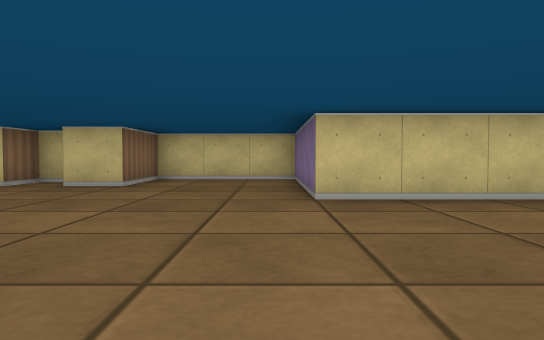
[1] (above)

15 first-person views from a walk through a cub3D level. The camera is about half as high as the walls, tilts 2° down and sees 70° across. The floor is counted in squares. Each view is taken from the middle of a square. On the plan, view 1 faces up. The plan holds only what a view shows up to about 9 squares ahead; the rest is blank.

[2]
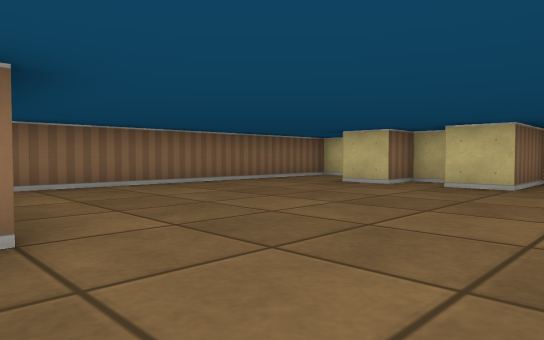

[3]
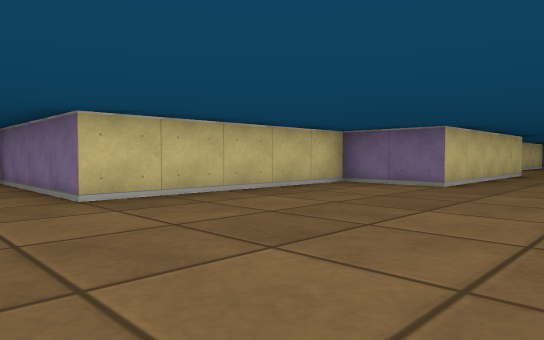

[4]
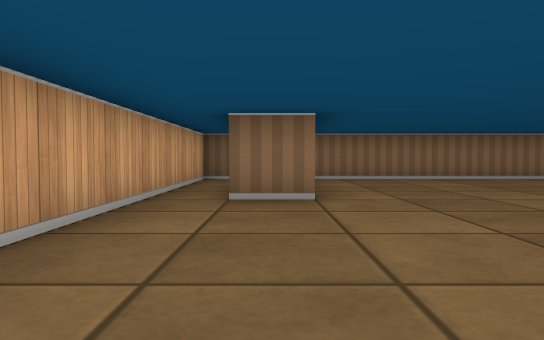

[5]
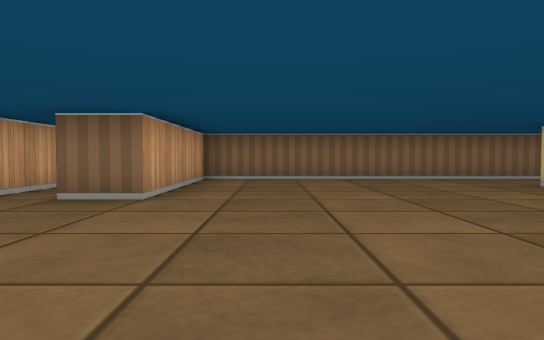

[6]
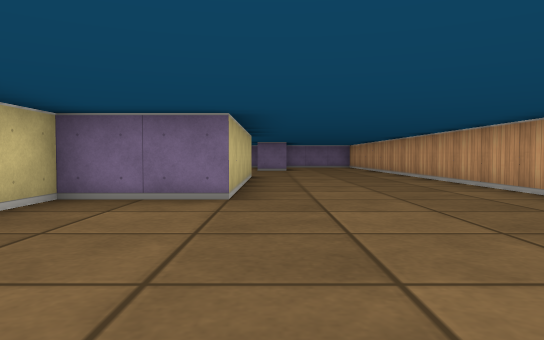

[7]
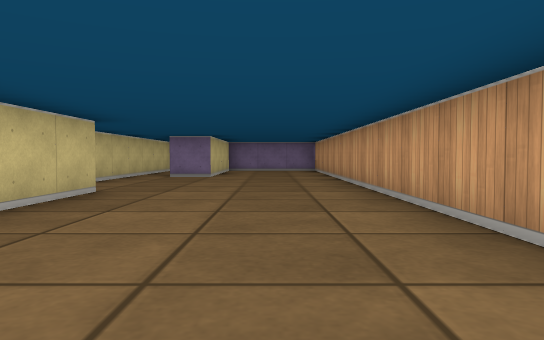

[8]
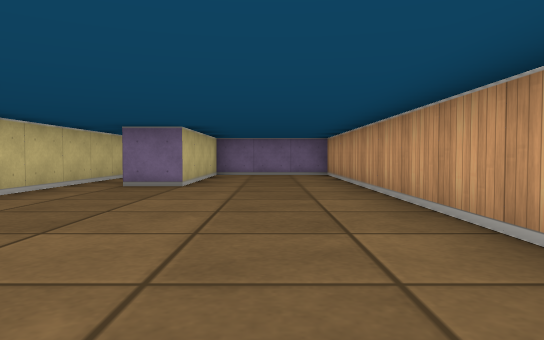

[9]
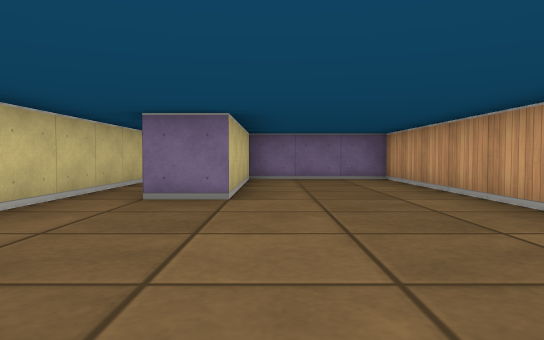

[10]
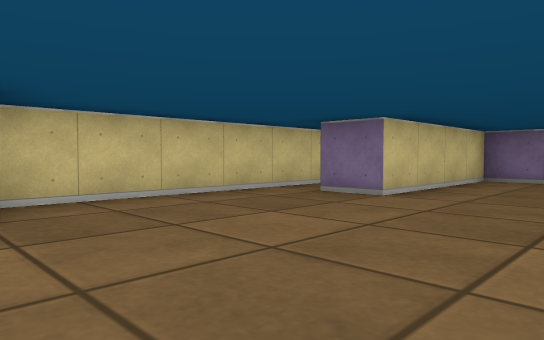

[11]
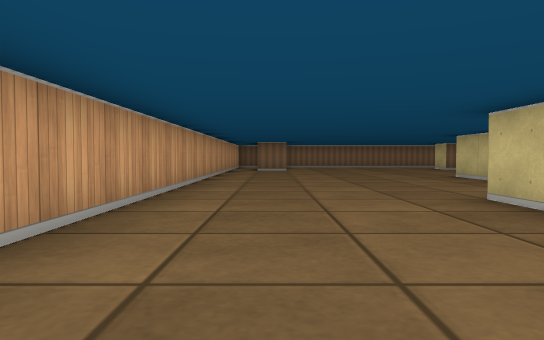

[12]
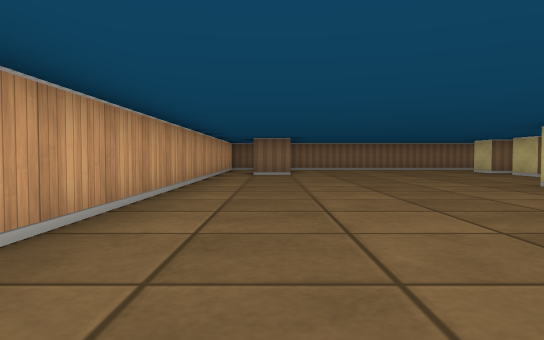

[13]
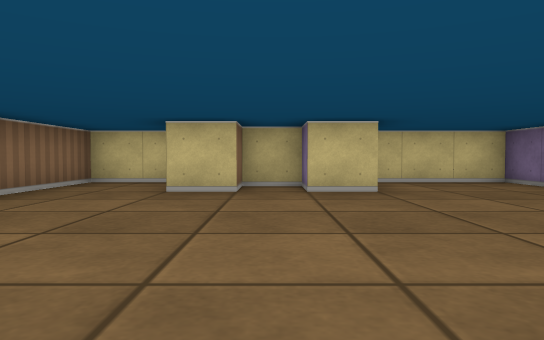

[14]
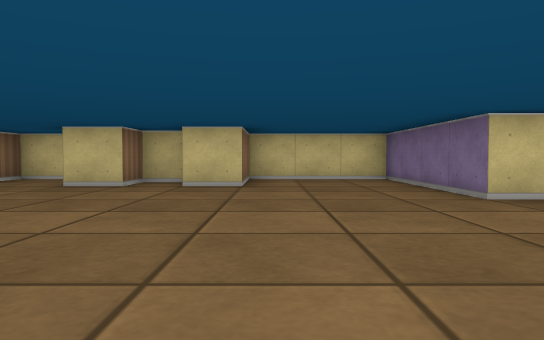

[15]
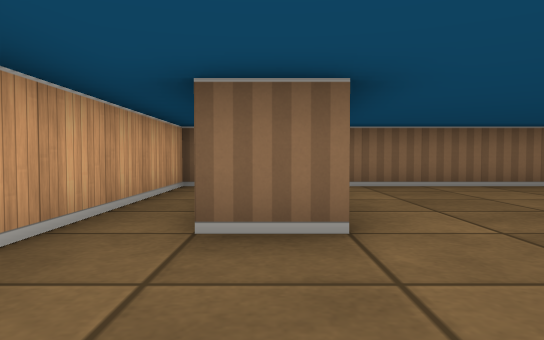

### Floor plan
Points are (right, up) in squares from view 1. A wall is a line through its corners. A room is listed if a view was taken in it or the views show most of it. See-through windows are left out.
Room 1 (views 1, 2, 3, 4, 5, 6, 7, 8, 9, 10, 11, 12, 13, 14, 15)
walls: (10.5, 2.5) (5.5, 2.5) (5.5, 4.5) (0.5, 4.5) (0.5, 8.5) (-2.5, 8.5) (-2.5, 6.5) (-3.5, 6.5) (-3.5, 7.5) (-4.5, 7.5) (-4.5, 6.5) (-5.5, 6.5); (-7.5, -0.9) (-7.5, -1.5) (18.5, -1.5) (18.5, 1.5) (14.5, 1.5) (14.5, 2.5); (-6, 8.5) (-7.5, 8.5) (-7.5, 0.5) (-3.5, 0.5) (-3.5, -0.5); (17.5, 3.5) (10.8, 3.5)

Positions as (right, up) in squares from view 1, and headings:
1: (0, 0), facing up
2: (-1, 0), facing up-left
3: (-1, 0), facing up-right
4: (1, 0), facing left
5: (1, 2), facing left
6: (1, 2), facing right
7: (5, 0), facing right
8: (8, 0), facing right
9: (10, 1), facing right
10: (10, -1), facing up-right
11: (10, 0), facing left
12: (7, 0), facing left
13: (-4, 1), facing up
14: (-2, 0), facing up
15: (-1, 0), facing left
